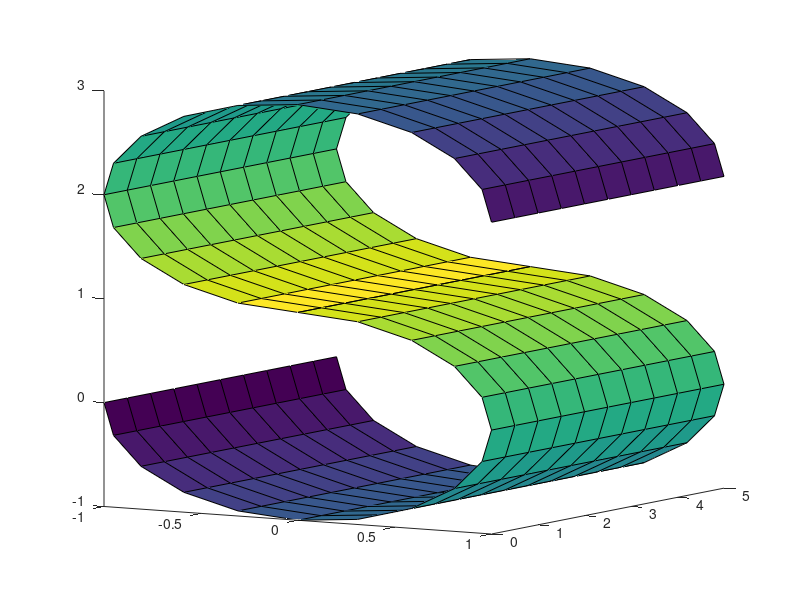
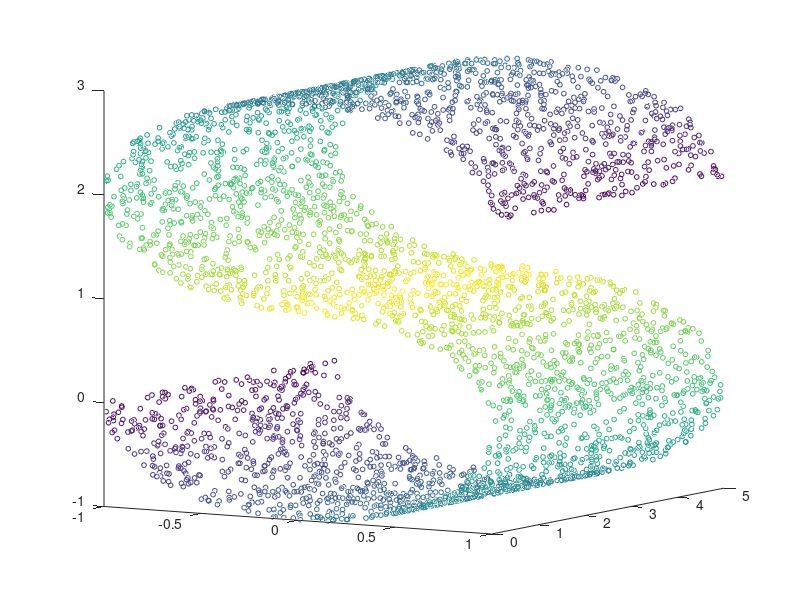
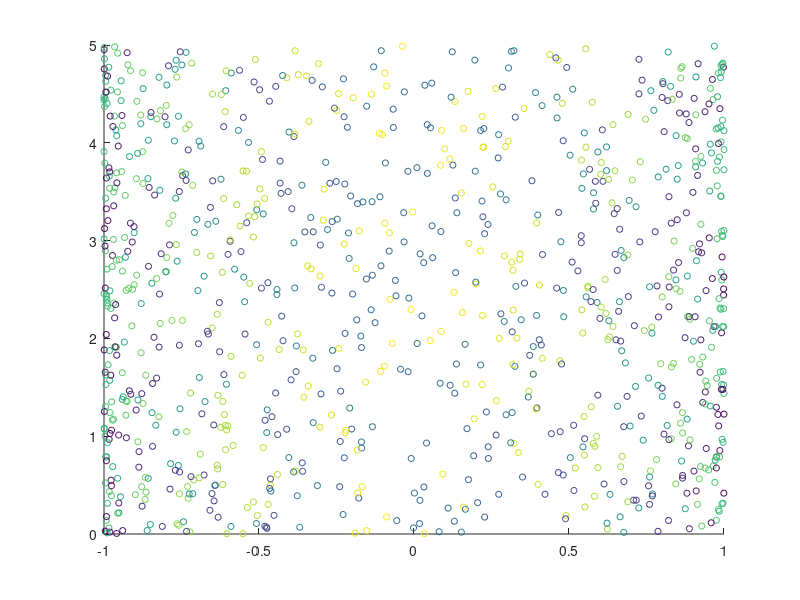
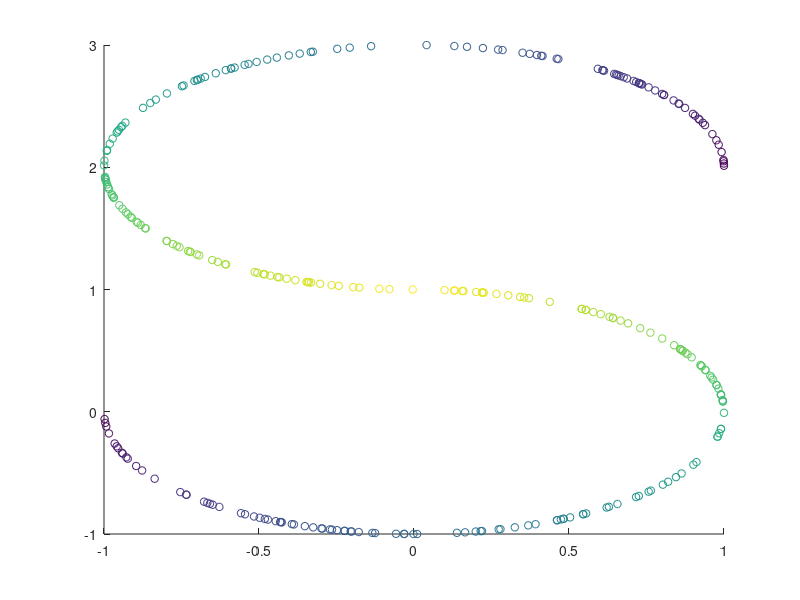

MATLAB code to generate these figures, in order:
clear all
close all

% S-CURVE DATASET
N=4000;
K=12;
d=2;
seed = 101;
rng('default'); rng(seed);


% PLOT TRUE MANIFOLD
tt = [-1:0.1:0.5]*pi; uu = tt(end:-1:1); hh = [0:0.1:1]*5;
xx = [cos(tt) -cos(uu)]'*ones(size(hh));
yy = ones(size([tt uu]))'*hh;
zz = [sin(tt) 2-sin(uu)]'*ones(size(hh));
cc = [tt uu]' * ones(size(hh));

%subplot(1,2,1);
figure(1);
surf(xx,yy,zz,cc);
grid off;
view([12 -20 3]);
%axis([-1,1,0,5,-1,3]);

% GENERATE SAMPLED DATA
angle = pi*(1.5*rand(1,N/2)-1); height = 5*rand(1,N);
X = [[cos(angle), -cos(angle)]; height;[ sin(angle), 2-sin(angle)]];

% SCATTERPLOT OF SAMPLED DATA
figure(2);
scatter3(X(1,:),X(2,:),X(3,:),12,[angle angle]);
grid off;
view([12 -20 3]);

SData = X;
clear X;
XCell = cell(1, 3);
XCell{1} = SData(2:3, :);
XCell{2} = SData([1;3], :);
XCell{3} = SData(1:2, :);
XData = zeros(2, N, 3);
XData(:, :, 1) = SData(2:3, :);
XData(:, :, 2) = SData([1;3], :);
XData(:, :, 3) = SData(1:2, :);
%save('/home/oa/code/matlab/HdpMultiView/data/scurve.mat', 'XData', 'XCell', 'SData', 'angle');

% Projection on X-Y, Y-Z and X-Z plane
sampleShuffle = randperm(N);
ind1 = sampleShuffle(1:1000);
ind0 = sampleShuffle(1:300);
col = [angle angle];
col1 = col(ind1);
col0 = col(ind0);
figure(3);
scatter(SData(1,ind1),SData(2,ind1),20,col1);
figure(4);
scatter(SData(1,ind0),SData(3,ind0),30,col0);
figure(5);
scatter(SData(2,ind1),SData(3,ind1),20,col1);
